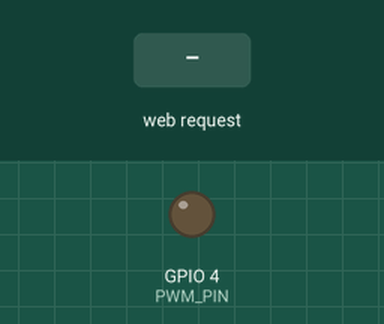
This sketch was run on a simulated ESP32-C3. Parts: output pins drawn as LEDs (lit = HIGH). The test bench sets the inputs (shaded band). WiFi joins after 1.5 s; servers stay silent unless stated; what the sketch prints to the serial monitor is not drawn.

Above: at 3.2 s.
3.3 s: HTTP request GET /unlock received
At 3.5 s:
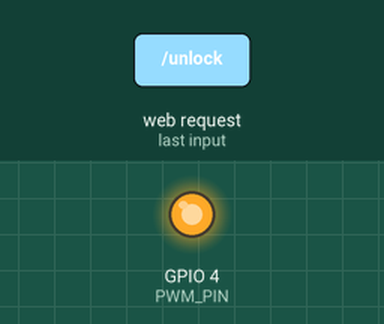
Timing chart, 0 to 6.3 s (numbered marks = the images above; inputs shaded):
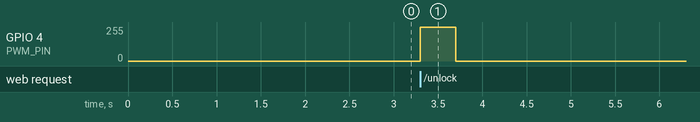

Measured:
- after the input at 3.3 s, GPIO 4 (PWM_PIN): 0/255 → 254/255 at once, → 0/255 0.40 s later

The sketch:

PWM-Lock.ino
```cpp
// 包含必要的头文件
#include <WiFi.h>
#include <WiFiClient.h>
extern "C" {
  #include "driver/ledc.h"
}

// WiFi配置
const char* ssid = "XXXX_2.4G";
const char* password = "XXXXXXXX";

// 定义PWM引脚（ESP32-C3的A0通常对应GPIO0，但GPIO0是启动引脚，改用GPIO4）
#define PWM_PIN 4  // GPIO4

// PWM参数
#define LEDC_TIMER              LEDC_TIMER_0
#define LEDC_MODE               LEDC_LOW_SPEED_MODE  // ESP32-C3使用低速模式
#define LEDC_CHANNEL            LEDC_CHANNEL_0
#define LEDC_FREQUENCY          (1000) // 1kHz PWM frequency
#define LEDC_RESOLUTION         LEDC_TIMER_8_BIT     // 8-bit resolution
#define MAX_DUTY_CYCLE          (255)  // 2^8 - 1

// 控制变量
bool mosEnabled = false;
unsigned long startTime = 0;
const unsigned long duration = 400; // 0.4秒

// Web服务器
WiFiServer server(80);

void setup() {
  Serial.begin(115200);

  // 连接WiFi
  WiFi.begin(ssid, password);
  Serial.println("Connecting to WiFi...");
  while(WiFi.status() != WL_CONNECTED) {
    delay(1000);
    Serial.print(".");
  }
  Serial.println();
  Serial.println("WiFi connected!");
  Serial.print("IP address: ");
  Serial.println(WiFi.localIP());

  // 配置LEDC PWM（LEDC会自动配置引脚模式，无需pinMode）

  // 准备LED控制结构体 - 按照正确的字段顺序初始化
  ledc_timer_config_t ledc_timer = {};
  ledc_timer.speed_mode = LEDC_MODE;
  ledc_timer.timer_num = LEDC_TIMER;
  ledc_timer.duty_resolution = LEDC_RESOLUTION;
  ledc_timer.freq_hz = LEDC_FREQUENCY;
  ledc_timer_config(&ledc_timer);

  ledc_channel_config_t ledc_channel = {};
  ledc_channel.gpio_num = PWM_PIN;
  ledc_channel.speed_mode = LEDC_MODE;
  ledc_channel.channel = LEDC_CHANNEL;
  ledc_channel.timer_sel = LEDC_TIMER;
  ledc_channel.duty = 0;  // 初始占空比为0%
  ledc_channel.hpoint = 0;
  ledc_channel_config(&ledc_channel);

  server.begin();
  Serial.println("HTTP server started");
}

void loop() {
  // 检查串口输入
  if (Serial.available()) {
    String command = Serial.readStringUntil('\n');
    command.trim();

    if (command == "ON" || command == "on") {
      activateMOS();
    } else if (command == "OFF" || command == "off") {
      deactivateMOS();
    }
  }

  // 处理HTTP请求
  WiFiClient client = server.available();
  if (client) {
    // 等待客户端发送数据
    while(client.connected() && !client.available()){
      delay(1);
    }

    String request = client.readStringUntil('\r');
    client.flush();

    if (request.indexOf("/unlock") != -1) {
      activateMOS();
      client.println("HTTP/1.1 200 OK");
      client.println("Content-Type: text/html");
      client.println("Connection: close");
      client.println();
      client.println("<!DOCTYPE html><html><head><title>ESP32 Unlock</title></head><body><h1>Unlock command sent!</h1><p>MOS activated for 300ms.</p></body></html>");
    } else if (request.indexOf("/status") != -1) {
      client.println("HTTP/1.1 200 OK");
      client.println("Content-Type: text/html");
      client.println("Connection: close");
      client.println();
      client.println("<!DOCTYPE html><html><head><title>ESP32 Status</title></head><body><h1>Status: ");
      client.println(mosEnabled ? "Active" : "Inactive");
      client.println("</h1><p>Current IP: ");
      client.println(WiFi.localIP().toString());
      client.println("</p></body></html>");
    } else {
      client.println("HTTP/1.1 404 Not Found");
      client.println("Content-Type: text/html");
      client.println("Connection: close");
      client.println();
      client.println("<!DOCTYPE html><html><head><title>ESP32 Not Found</title></head><body><h1>404 - Not Found</h1></body></html>");
    }

    delay(1);
    client.stop();
  }

  // 如果MOS开关已激活，检查是否达到持续时间
  if (mosEnabled && (millis() - startTime >= duration)) {
    deactivateMOS();
  }
}

void activateMOS() {
  // 设置PWM为100%占空比
  ledc_set_duty(LEDC_MODE, LEDC_CHANNEL, MAX_DUTY_CYCLE);
  ledc_update_duty(LEDC_MODE, LEDC_CHANNEL);
  mosEnabled = true;
  startTime = millis(); // 记录开始时间
}

void deactivateMOS() {
  // 设置PWM为0%占空比（关闭状态）
  ledc_set_duty(LEDC_MODE, LEDC_CHANNEL, 0);
  ledc_update_duty(LEDC_MODE, LEDC_CHANNEL);
  mosEnabled = false;
}
```
